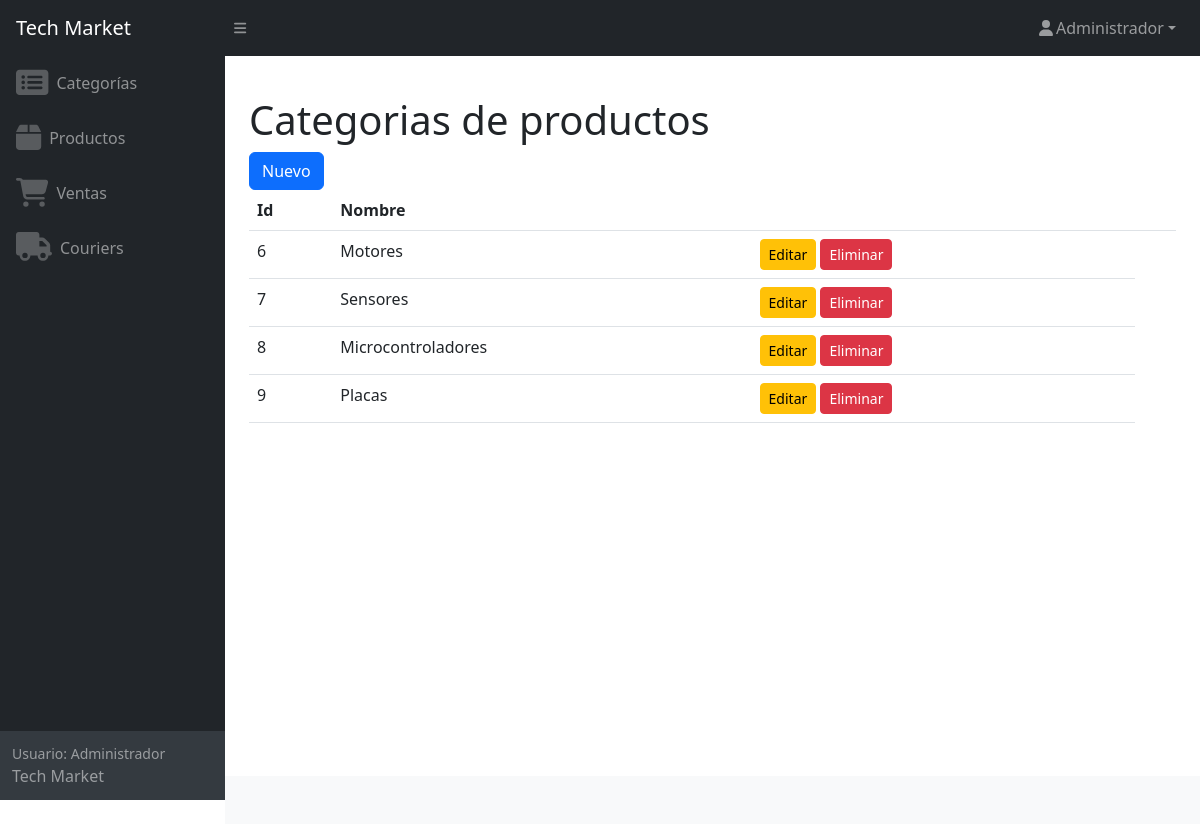
Screenshot of /admin/categorias/index.php (signed in) with the database file from the repository.
### tables this page shows
CREATE TABLE `categorias` (
  `id` int(11) NOT NULL,
  `nombre` varchar(50) NOT NULL,
  `activo` tinyint(4) NOT NULL DEFAULT 1
);

### admin/categorias/index.php (the view, shortened to what this page needs)
<?php
require_once '../header.php';
$db = new Database();
$con = $db->conectar();
$sql = "SELECT id, nombre FROM categorias WHERE activo =1";
$resultado = $con->query($sql);
$categorias = $resultado->fetchAll(PDO::FETCH_ASSOC);
?>
<main>
    <div class="container-fluid px-4">
        <h1 class="mt-3">Categorias de productos</h1>
        <a href="nuevo.php" class="btn btn-primary">Nuevo</a>
        <div class="table-responsive">
            <table class="table table-hover">
                <thead>
                    <tr>
                        <th>Id</th>
                        <th>Nombre</th>
                        <th></th>
                        <th></th>
                    </tr>
                </thead>
                <tbody>
                    <?php foreach ($categorias as $cat) { ?>
                        <tr>
                            <td><?php echo $cat['id']; ?></td>
                            <td><?php echo $cat['nombre']; ?></td>
                            <td>
                                <a class="btn btn-warning btn-sm" href="edita.php?id=<?php echo $cat['id']; ?>">Editar</a>
                                <button type="button" class="btn btn-danger btn-sm" data-bs-toggle="modal" data-bs-target="#modalElimina" data-bs-id="<?php echo $cat['id']; ?>">Eliminar</button>
                            </td>
                        </tr>
                    <?php } ?>
                </tbody>
            </table>
        </div>
    </div>
</main>
<?php require_once '../footer.php' ?>

### rows the page displays
categorias: id "6", nombre "Motores"
categorias: id "7", nombre "Sensores"
categorias: id "8", nombre "Microcontroladores"
categorias: id "9", nombre "Placas"

### other values shown
$_SESSION['user_name'] "Administrador"
